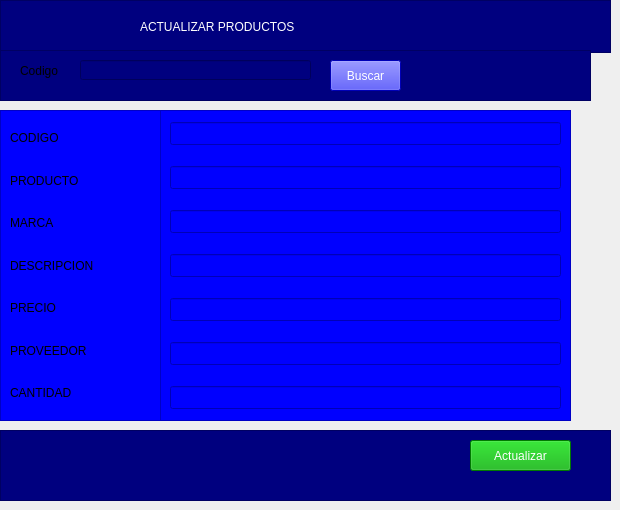
               <widget class="QWidget" name="pagModificar">
                <widget class="QFrame" name="frame_8">
                 <property name="geometry">
                  <rect>
                   <x>0</x>
                   <y>110</y>
                   <width>161</width>
                   <height>311</height>
                  </rect>
                 </property>
                 <property name="styleSheet">
                  <string notr="true">
font: 87 12pt &quot;Segoe UI Black&quot;;
background-color: rgb(0, 0, 255);</string>
                 </property>
                 <property name="frameShape">
                  <enum>QFrame::StyledPanel</enum>
                 </property>
                 <property name="frameShadow">
                  <enum>QFrame::Raised</enum>
                 </property>
                 <layout class="QVBoxLayout" name="verticalLayout">
                  <item>
                   <widget class="QLabel" name="label_10">
                    <property name="text">
                     <string>CODIGO</string>
                    </property>
                   </widget>
                  </item>
                  <item>
                   <widget class="QLabel" name="label_11">
                    <property name="text">
                     <string>PRODUCTO</string>
                    </property>
                   </widget>
                  </item>
                  <item>
                   <widget class="QLabel" name="label_14">
                    <property name="text">
                     <string>MARCA</string>
                    </property>
                   </widget>
                  </item>
                  <item>
                   <widget class="QLabel" name="label_19">
                    <property name="text">
                     <string>DESCRIPCION</string>
                    </property>
                   </widget>
                  </item>
                  <item>
                   <widget class="QLabel" name="label_12">
                    <property name="text">
                     <string>PRECIO</string>
                    </property>
                   </widget>
                  </item>
                  <item>
                   <widget class="QLabel" name="label_13">
                    <property name="text">
                     <string>PROVEEDOR</string>
                    </property>
                   </widget>
                  </item>
                  <item>
                   <widget class="QLabel" name="label_21">
                    <property name="text">
                     <string>CANTIDAD</string>
                    </property>
                   </widget>
                  </item>
                 </layout>
                </widget>
                <widget class="QFrame" name="frame_9">
                 <property name="geometry">
                  <rect>
                   <x>160</x>
                   <y>110</y>
                   <width>411</width>
                   <height>311</height>
                  </rect>
                 </property>
                 <property name="styleSheet">
                  <string notr="true">background-color: rgb(0, 0, 255);</string>
                 </property>
                 <property name="frameShape">
                  <enum>QFrame::StyledPanel</enum>
                 </property>
                 <property name="frameShadow">
                  <enum>QFrame::Raised</enum>
                 </property>
                 <layout class="QVBoxLayout" name="verticalLayout_4">
                  <property name="spacing">
                   <number>11</number>
                  </property>
                  <property name="topMargin">
                   <number>1</number>
                  </property>
                  <property name="bottomMargin">
                   <number>0</number>
                  </property>
                  <item>
                   <widget class="QLineEdit" name="leCodigo">
                    <property name="font">
                     <font>
                      <pointsize>10</pointsize>
                      <weight>75</weight>
                      <bold>true</bold>
                     </font>
                    </property>
                   </widget>
                  </item>
                  <item>
                   <widget class="QLineEdit" name="leProducto">
                    <property name="font">
                     <font>
                      <pointsize>10</pointsize>
                      <weight>75</weight>
                      <bold>true</bold>
                     </font>
                    </property>
                   </widget>
                  </item>
                  <item>
                   <widget class="QLineEdit" name="leMarca">
                    <property name="font">
                     <font>
                      <pointsize>10</pointsize>
                      <weight>75</weight>
                      <bold>true</bold>
                     </font>
                    </property>
                   </widget>
                  </item>
                  <item>
                   <widget class="QLineEdit" name="leDescripcion">
                    <property name="font">
                     <font>
                      <pointsize>10</pointsize>
                      <weight>75</weight>
                      <bold>true</bold>
                     </font>
                    </property>
                   </widget>
                  </item>
                  <item>
                   <widget class="QLineEdit" name="lePrecio">
                    <property name="font">
                     <font>
                      <pointsize>10</pointsize>
                      <weight>75</weight>
                      <bold>true</bold>
                     </font>
                    </property>
                   </widget>
                  </item>
                  <item>
                   <widget class="QLineEdit" name="leProveedor">
                    <property name="font">
                     <font>
                      <pointsize>10</pointsize>
                      <weight>75</weight>
                      <bold>true</bold>
                     </font>
                    </property>
                   </widget>
                  </item>
                  <item>
                   <widget class="QLineEdit" name="leCantidad">
                    <property name="font">
                     <font>
                      <pointsize>10</pointsize>
                      <weight>75</weight>
                      <bold>true</bold>
                     </font>
                    </property>
                   </widget>
                  </item>
                 </layout>
                </widget>
                <widget class="QFrame" name="frame_2">
                 <property name="geometry">
                  <rect>
                   <x>0</x>
                   <y>0</y>
                   <width>611</width>
                   <height>53</height>
                  </rect>
                 </property>
                 <property name="styleSheet">
                  <string notr="true">background-color: rgb(0, 0, 127);</string>
                 </property>
                 <property name="frameShape">
                  <enum>QFrame::StyledPanel</enum>
                 </property>
                 <property name="frameShadow">
                  <enum>QFrame::Plain</enum>
                 </property>
                 <widget class="QLabel" name="label_15">
                  <property name="geometry">
                   <rect>
                    <x>140</x>
                    <y>10</y>
                    <width>321</width>
                    <height>33</height>
                   </rect>
                  </property>
                  <property name="styleSheet">
                   <string notr="true">font: 20pt &quot;MS Shell Dlg 2&quot;;
background-color: rgb(0,0, 127);
color: rgb(255, 255, 255);</string>
                  </property>
                  <property name="text">
                   <string>ACTUALIZAR PRODUCTOS</string>
                  </property>
                 </widget>
                </widget>
                <widget class="QFrame" name="frame_3">
                 <property name="geometry">
                  <rect>
                   <x>0</x>
                   <y>50</y>
                   <width>591</width>
                   <height>51</height>
                  </rect>
                 </property>
                 <property name="styleSheet">
                  <string notr="true">background-color: rgb(0, 0, 127);</string>
                 </property>
                 <property name="frameShape">
                  <enum>QFrame::StyledPanel</enum>
                 </property>
                 <property name="frameShadow">
                  <enum>QFrame::Plain</enum>
                 </property>
                 <widget class="QLabel" name="label_16">
                  <property name="geometry">
                   <rect>
                    <x>20</x>
                    <y>10</y>
                    <width>51</width>
                    <height>21</height>
                   </rect>
                  </property>
                  <property name="styleSheet">
                   <string notr="true">font: 87 10pt &quot;Segoe UI Black&quot;;
</string>
                  </property>
                  <property name="text">
                   <string>Codigo</string>
                  </property>
                 </widget>
                 <widget class="QLineEdit" name="leActualizarUn">
                  <property name="geometry">
                   <rect>
                    <x>80</x>
                    <y>10</y>
                    <width>231</width>
                    <height>20</height>
                   </rect>
                  </property>
                 </widget>
                 <widget class="QPushButton" name="btnBuscarAct">
                  <property name="geometry">
                   <rect>
                    <x>330</x>
                    <y>10</y>
                    <width>71</width>
                    <height>31</height>
                   </rect>
                  </property>
                  <property name="styleSheet">
                   <string notr="true">font: 87 10pt &quot;Segoe UI Black&quot;;
background-color: rgb(0, 0, 255);

color: rgb(255, 255, 255);</string>
                  </property>
                  <property name="text">
                   <string>Buscar</string>
                  </property>
                  <property name="icon">
                   <iconset>
                    <normaloff>../../../../../.designer/backup/reload.svg</normaloff>../../../../../.designer/backup/reload.svg</iconset>
                  </property>
                 </widget>
                </widget>
                <widget class="QFrame" name="frame_10">
                 <property name="geometry">
                  <rect>
                   <x>0</x>
                   <y>430</y>
                   <width>611</width>
                   <height>71</height>
                  </rect>
                 </property>
                 <property name="styleSheet">
                  <string notr="true">background-color: rgb(0, 0, 127);</string>
                 </property>
                 <property name="frameShape">
                  <enum>QFrame::StyledPanel</enum>
                 </property>
                 <property name="frameShadow">
                  <enum>QFrame::Plain</enum>
                 </property>
                 <widget class="QPushButton" name="btnActUn">
                  <property name="geometry">
                   <rect>
                    <x>470</x>
                    <y>10</y>
                    <width>101</width>
                    <height>31</height>
                   </rect>
                  </property>
                  <property name="styleSheet">
                   <string notr="true">font: 87 10pt &quot;Segoe UI Black&quot;;
background-color: rgb(0, 170, 0);
color: rgb(255, 255, 255);</string>
                  </property>
                  <property name="text">
                   <string>Actualizar</string>
                  </property>
                  <property name="icon">
                   <iconset>
                    <normaloff>../../../../../.designer/backup/reload.svg</normaloff>../../../../../.designer/backup/reload.svg</iconset>
                  </property>
                 </widget>
                </widget>
               </widget>
